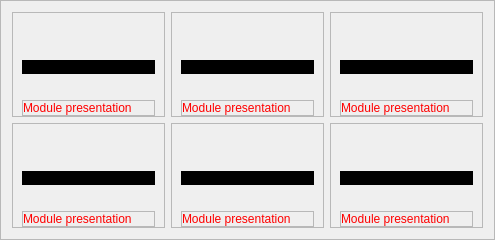
           <widget class="QFrame" name="frame_content">
            <property name="sizePolicy">
             <sizepolicy hsizetype="Preferred" vsizetype="Expanding">
              <horstretch>0</horstretch>
              <verstretch>0</verstretch>
             </sizepolicy>
            </property>
            <property name="minimumSize">
             <size>
              <width>165</width>
              <height>0</height>
             </size>
            </property>
            <property name="frameShape">
             <enum>QFrame::StyledPanel</enum>
            </property>
            <property name="frameShadow">
             <enum>QFrame::Raised</enum>
            </property>
            <layout class="QGridLayout" name="gridLayout">
             <item row="0" column="1">
              <widget class="QFrame" name="course_2">
               <property name="frameShape">
                <enum>QFrame::StyledPanel</enum>
               </property>
               <property name="frameShadow">
                <enum>QFrame::Raised</enum>
               </property>
               <layout class="QVBoxLayout" name="verticalLayout_9">
                <property name="bottomMargin">
                 <number>0</number>
                </property>
                <item>
                 <widget class="QWidget" name="image_2" native="true">
                  <property name="sizePolicy">
                   <sizepolicy hsizetype="Preferred" vsizetype="Expanding">
                    <horstretch>0</horstretch>
                    <verstretch>0</verstretch>
                   </sizepolicy>
                  </property>
                  <layout class="QGridLayout" name="gridLayout_3">
                   <item row="0" column="0">
                    <widget class="QLabel" name="image_course_2">
                     <property name="text">
                      <string/>
                     </property>
                     <property name="scaledContents">
                      <bool>true</bool>
                     </property>
                    </widget>
                   </item>
                  </layout>
                 </widget>
                </item>
                <item>
                 <widget class="QLabel" name="course_code_module2">
                  <property name="styleSheet">
                   <string notr="true">color: white;
background-color: black</string>
                  </property>
                  <property name="text">
                   <string/>
                  </property>
                  <property name="alignment">
                   <set>Qt::AlignCenter</set>
                  </property>
                 </widget>
                </item>
                <item>
                 <widget class="QLabel" name="course_code_presentation2">
                  <property name="styleSheet">
                   <string notr="true">color: black</string>
                  </property>
                  <property name="text">
                   <string/>
                  </property>
                 </widget>
                </item>
                <item>
                 <widget class="QFrame" name="frame_module_presentation2">
                  <property name="frameShape">
                   <enum>QFrame::StyledPanel</enum>
                  </property>
                  <property name="frameShadow">
                   <enum>QFrame::Raised</enum>
                  </property>
                  <layout class="QHBoxLayout" name="horizontalLayout_13">
                   <property name="leftMargin">
                    <number>0</number>
                   </property>
                   <property name="topMargin">
                    <number>0</number>
                   </property>
                   <property name="bottomMargin">
                    <number>0</number>
                   </property>
                   <item>
                    <widget class="QLabel" name="course_module_presentation2">
                     <property name="styleSheet">
                      <string notr="true">color: red</string>
                     </property>
                     <property name="text">
                      <string>Module presentation</string>
                     </property>
                    </widget>
                   </item>
                   <item>
                    <widget class="QLabel" name="presentation2">
                     <property name="styleSheet">
                      <string notr="true">color: red</string>
                     </property>
                     <property name="text">
                      <string/>
                     </property>
                     <property name="alignment">
                      <set>Qt::AlignRight|Qt::AlignTrailing|Qt::AlignVCenter</set>
                     </property>
                    </widget>
                   </item>
                  </layout>
                 </widget>
                </item>
               </layout>
              </widget>
             </item>
             <item row="1" column="0">
              <widget class="QFrame" name="course_4">
               <property name="frameShape">
                <enum>QFrame::StyledPanel</enum>
               </property>
               <property name="frameShadow">
                <enum>QFrame::Raised</enum>
               </property>
               <layout class="QVBoxLayout" name="verticalLayout_5">
                <property name="bottomMargin">
                 <number>0</number>
                </property>
                <item>
                 <widget class="QWidget" name="image_4" native="true">
                  <property name="sizePolicy">
                   <sizepolicy hsizetype="Preferred" vsizetype="Expanding">
                    <horstretch>0</horstretch>
                    <verstretch>0</verstretch>
                   </sizepolicy>
                  </property>
                  <layout class="QGridLayout" name="gridLayout_5">
                   <item row="0" column="0">
                    <widget class="QLabel" name="image_course_4">
                     <property name="text">
                      <string/>
                     </property>
                     <property name="scaledContents">
                      <bool>true</bool>
                     </property>
                    </widget>
                   </item>
                  </layout>
                 </widget>
                </item>
                <item>
                 <widget class="QLabel" name="course_code_module4">
                  <property name="styleSheet">
                   <string notr="true">color: white;
background-color: black</string>
                  </property>
                  <property name="text">
                   <string/>
                  </property>
                  <property name="alignment">
                   <set>Qt::AlignCenter</set>
                  </property>
                 </widget>
                </item>
                <item>
                 <widget class="QLabel" name="course_code_presentation4">
                  <property name="styleSheet">
                   <string notr="true">color: black</string>
                  </property>
                  <property name="text">
                   <string/>
                  </property>
                 </widget>
                </item>
                <item>
                 <widget class="QFrame" name="frame_module_presentation4">
                  <property name="frameShape">
                   <enum>QFrame::StyledPanel</enum>
                  </property>
                  <property name="frameShadow">
                   <enum>QFrame::Raised</enum>
                  </property>
                  <layout class="QHBoxLayout" name="horizontalLayout_9">
                   <property name="leftMargin">
                    <number>0</number>
                   </property>
                   <property name="topMargin">
                    <number>0</number>
                   </property>
                   <property name="bottomMargin">
                    <number>0</number>
                   </property>
                   <item>
                    <widget class="QLabel" name="course_module_presentation4">
                     <property name="styleSheet">
                      <string notr="true">color: red</string>
                     </property>
                     <property name="text">
                      <string>Module presentation</string>
                     </property>
                    </widget>
                   </item>
                   <item>
                    <widget class="QLabel" name="presentation4">
                     <property name="styleSheet">
                      <string notr="true">color: red</string>
                     </property>
                     <property name="text">
                      <string/>
                     </property>
                     <property name="alignment">
                      <set>Qt::AlignRight|Qt::AlignTrailing|Qt::AlignVCenter</set>
                     </property>
                    </widget>
                   </item>
                  </layout>
                 </widget>
                </item>
               </layout>
              </widget>
             </item>
             <item row="0" column="2">
              <widget class="QFrame" name="course_3">
               <property name="frameShape">
                <enum>QFrame::StyledPanel</enum>
               </property>
               <property name="frameShadow">
                <enum>QFrame::Raised</enum>
               </property>
               <layout class="QVBoxLayout" name="verticalLayout_11">
                <property name="bottomMargin">
                 <number>0</number>
                </property>
                <item>
                 <widget class="QWidget" name="image_3" native="true">
                  <property name="sizePolicy">
                   <sizepolicy hsizetype="Preferred" vsizetype="Expanding">
                    <horstretch>0</horstretch>
                    <verstretch>0</verstretch>
                   </sizepolicy>
                  </property>
                  <layout class="QGridLayout" name="gridLayout_4">
                   <item row="0" column="0">
                    <widget class="QLabel" name="image_course_3">
                     <property name="text">
                      <string/>
                     </property>
                     <property name="scaledContents">
                      <bool>true</bool>
                     </property>
                    </widget>
                   </item>
                  </layout>
                 </widget>
                </item>
                <item>
                 <widget class="QLabel" name="course_code_module3">
                  <property name="styleSheet">
                   <string notr="true">color: white;
background-color: black</string>
                  </property>
                  <property name="text">
                   <string/>
                  </property>
                  <property name="alignment">
                   <set>Qt::AlignCenter</set>
                  </property>
                 </widget>
                </item>
                <item>
                 <widget class="QLabel" name="course_code_presentation3">
                  <property name="styleSheet">
                   <string notr="true">color: black</string>
                  </property>
                  <property name="text">
                   <string/>
                  </property>
                 </widget>
                </item>
                <item>
                 <widget class="QFrame" name="frame_module_presentation3">
                  <property name="frameShape">
                   <enum>QFrame::StyledPanel</enum>
                  </property>
                  <property name="frameShadow">
                   <enum>QFrame::Raised</enum>
                  </property>
                  <layout class="QHBoxLayout" name="horizontalLayout_15">
                   <property name="leftMargin">
                    <number>0</number>
                   </property>
                   <property name="topMargin">
                    <number>0</number>
                   </property>
                   <property name="bottomMargin">
                    <number>0</number>
                   </property>
                   <item>
                    <widget class="QLabel" name="course_module_presentation3">
                     <property name="styleSheet">
                      <string notr="true">color: red</string>
                     </property>
                     <property name="text">
                      <string>Module presentation</string>
                     </property>
                    </widget>
                   </item>
                   <item>
                    <widget class="QLabel" name="presentation3">
                     <property name="styleSheet">
                      <string notr="true">color: red</string>
                     </property>
                     <property name="text">
                      <string/>
                     </property>
                     <property name="alignment">
                      <set>Qt::AlignRight|Qt::AlignTrailing|Qt::AlignVCenter</set>
                     </property>
                    </widget>
                   </item>
                  </layout>
                 </widget>
                </item>
               </layout>
              </widget>
             </item>
             <item row="0" column="0">
              <widget class="QFrame" name="course_1">
               <property name="frameShape">
                <enum>QFrame::StyledPanel</enum>
               </property>
               <property name="frameShadow">
                <enum>QFrame::Raised</enum>
               </property>
               <layout class="QVBoxLayout" name="verticalLayout_4">
                <property name="bottomMargin">
                 <number>0</number>
                </property>
                <item>
                 <widget class="QWidget" name="image_1" native="true">
                  <property name="sizePolicy">
                   <sizepolicy hsizetype="Preferred" vsizetype="Expanding">
                    <horstretch>0</horstretch>
                    <verstretch>0</verstretch>
                   </sizepolicy>
                  </property>
                  <layout class="QGridLayout" name="gridLayout_2">
                   <item row="0" column="0">
                    <widget class="QLabel" name="image_course_1">
                     <property name="text">
                      <string/>
                     </property>
                     <property name="scaledContents">
                      <bool>true</bool>
                     </property>
                    </widget>
                   </item>
                  </layout>
                 </widget>
                </item>
                <item>
                 <widget class="QLabel" name="course_code_module1">
                  <property name="styleSheet">
                   <string notr="true">color: white;
background-color: black</string>
                  </property>
                  <property name="text">
                   <string/>
                  </property>
                  <property name="alignment">
                   <set>Qt::AlignCenter</set>
                  </property>
                 </widget>
                </item>
                <item>
                 <widget class="QLabel" name="course_code_presentation1">
                  <property name="styleSheet">
                   <string notr="true">color: black</string>
                  </property>
                  <property name="text">
                   <string/>
                  </property>
                 </widget>
                </item>
                <item>
                 <widget class="QFrame" name="frame_module_presentation1">
                  <property name="frameShape">
                   <enum>QFrame::StyledPanel</enum>
                  </property>
                  <property name="frameShadow">
                   <enum>QFrame::Raised</enum>
                  </property>
                  <layout class="QHBoxLayout" name="horizontalLayout_8">
                   <property name="leftMargin">
                    <number>0</number>
                   </property>
                   <property name="topMargin">
                    <number>0</number>
                   </property>
                   <property name="bottomMargin">
                    <number>0</number>
                   </property>
                   <item>
                    <widget class="QLabel" name="course_module_presentation1">
                     <property name="styleSheet">
                      <string notr="true">color: red</string>
                     </property>
                     <property name="text">
                      <string>Module presentation</string>
                     </property>
                    </widget>
                   </item>
                   <item>
                    <widget class="QLabel" name="presentation1">
                     <property name="styleSheet">
                      <string notr="true">color: red</string>
                     </property>
                     <property name="text">
                      <string/>
                     </property>
                     <property name="alignment">
                      <set>Qt::AlignRight|Qt::AlignTrailing|Qt::AlignVCenter</set>
                     </property>
                    </widget>
                   </item>
                  </layout>
                 </widget>
                </item>
               </layout>
              </widget>
             </item>
             <item row="1" column="2">
              <widget class="QFrame" name="course_6">
               <property name="frameShape">
                <enum>QFrame::StyledPanel</enum>
               </property>
               <property name="frameShadow">
                <enum>QFrame::Raised</enum>
               </property>
               <layout class="QVBoxLayout" name="verticalLayout_12">
                <property name="bottomMargin">
                 <number>0</number>
                </property>
                <item>
                 <widget class="QWidget" name="image_6" native="true">
                  <property name="sizePolicy">
                   <sizepolicy hsizetype="Preferred" vsizetype="Expanding">
                    <horstretch>0</horstretch>
                    <verstretch>0</verstretch>
                   </sizepolicy>
                  </property>
                  <layout class="QGridLayout" name="gridLayout_7">
                   <item row="0" column="0">
                    <widget class="QLabel" name="image_course_6">
                     <property name="text">
                      <string/>
                     </property>
                     <property name="scaledContents">
                      <bool>true</bool>
                     </property>
                    </widget>
                   </item>
                  </layout>
                 </widget>
                </item>
                <item>
                 <widget class="QLabel" name="course_code_module6">
                  <property name="styleSheet">
                   <string notr="true">color: white;
background-color: black</string>
                  </property>
                  <property name="text">
                   <string/>
                  </property>
                  <property name="alignment">
                   <set>Qt::AlignCenter</set>
                  </property>
                 </widget>
                </item>
                <item>
                 <widget class="QLabel" name="course_code_presentation6">
                  <property name="styleSheet">
                   <string notr="true">color: black</string>
                  </property>
                  <property name="text">
                   <string/>
                  </property>
                 </widget>
                </item>
                <item>
                 <widget class="QFrame" name="frame_module_presentation6">
                  <property name="frameShape">
                   <enum>QFrame::StyledPanel</enum>
                  </property>
                  <property name="frameShadow">
                   <enum>QFrame::Raised</enum>
                  </property>
                  <layout class="QHBoxLayout" name="horizontalLayout_16">
                   <property name="leftMargin">
                    <number>0</number>
                   </property>
                   <property name="topMargin">
                    <number>0</number>
                   </property>
                   <property name="bottomMargin">
                    <number>0</number>
                   </property>
                   <item>
                    <widget class="QLabel" name="course_module_presentation6">
                     <property name="styleSheet">
                      <string notr="true">color: red</string>
                     </property>
                     <property name="text">
                      <string>Module presentation</string>
                     </property>
                    </widget>
                   </item>
                   <item>
                    <widget class="QLabel" name="presentation6">
                     <property name="styleSheet">
                      <string notr="true">color: red</string>
                     </property>
                     <property name="text">
                      <string/>
                     </property>
                     <property name="alignment">
                      <set>Qt::AlignRight|Qt::AlignTrailing|Qt::AlignVCenter</set>
                     </property>
                    </widget>
                   </item>
                  </layout>
                 </widget>
                </item>
               </layout>
              </widget>
             </item>
             <item row="1" column="1">
              <widget class="QFrame" name="course_5">
               <property name="frameShape">
                <enum>QFrame::StyledPanel</enum>
               </property>
               <property name="frameShadow">
                <enum>QFrame::Raised</enum>
               </property>
               <layout class="QVBoxLayout" name="verticalLayout_10">
                <property name="bottomMargin">
                 <number>0</number>
                </property>
                <item>
                 <widget class="QWidget" name="image_5" native="true">
                  <property name="sizePolicy">
                   <sizepolicy hsizetype="Preferred" vsizetype="Expanding">
                    <horstretch>0</horstretch>
                    <verstretch>0</verstretch>
                   </sizepolicy>
                  </property>
                  <layout class="QGridLayout" name="gridLayout_6">
                   <item row="0" column="0">
                    <widget class="QLabel" name="image_course_5">
                     <property name="text">
                      <string/>
                     </property>
                     <property name="scaledContents">
                      <bool>true</bool>
                     </property>
                    </widget>
                   </item>
                  </layout>
                 </widget>
                </item>
                <item>
                 <widget class="QLabel" name="course_code_module5">
                  <property name="styleSheet">
                   <string notr="true">color: white;
background-color: black</string>
                  </property>
                  <property name="text">
                   <string/>
                  </property>
                  <property name="alignment">
                   <set>Qt::AlignCenter</set>
                  </property>
                 </widget>
                </item>
                <item>
                 <widget class="QLabel" name="course_code_presentation5">
                  <property name="styleSheet">
                   <string notr="true">color: black</string>
                  </property>
                  <property name="text">
                   <string/>
                  </property>
                 </widget>
                </item>
                <item>
                 <widget class="QFrame" name="frame_module_presentation5">
                  <property name="frameShape">
                   <enum>QFrame::StyledPanel</enum>
                  </property>
                  <property name="frameShadow">
                   <enum>QFrame::Raised</enum>
                  </property>
                  <layout class="QHBoxLayout" name="horizontalLayout_14">
                   <property name="leftMargin">
                    <number>0</number>
                   </property>
                   <property name="topMargin">
                    <number>0</number>
                   </property>
                   <property name="bottomMargin">
                    <number>0</number>
                   </property>
                   <item>
                    <widget class="QLabel" name="course_module_presentation5">
                     <property name="styleSheet">
                      <string notr="true">color: red</string>
                     </property>
                     <property name="text">
                      <string>Module presentation</string>
                     </property>
                    </widget>
                   </item>
                   <item>
                    <widget class="QLabel" name="presentation5">
                     <property name="styleSheet">
                      <string notr="true">color: red</string>
                     </property>
                     <property name="text">
                      <string/>
                     </property>
                     <property name="alignment">
                      <set>Qt::AlignRight|Qt::AlignTrailing|Qt::AlignVCenter</set>
                     </property>
                    </widget>
                   </item>
                  </layout>
                 </widget>
                </item>
               </layout>
              </widget>
             </item>
            </layout>
           </widget>
